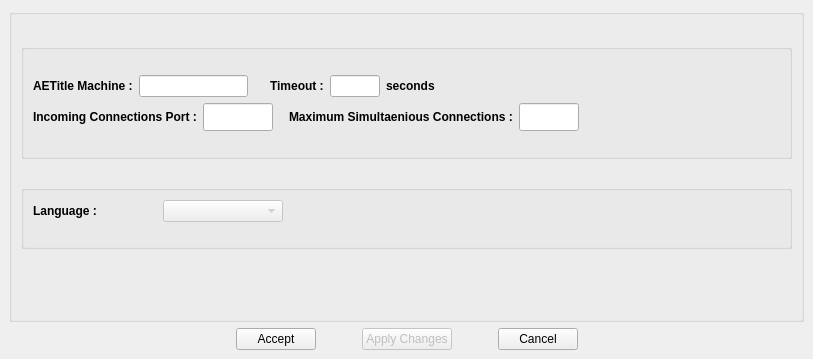
     <widget class="QWidget" name="TabPage_2" >
      <attribute name="title" >
       <string>Pacs Configuration</string>
      </attribute>
      <layout class="QGridLayout" >
       <property name="margin" >
        <number>9</number>
       </property>
       <property name="spacing" >
        <number>6</number>
       </property>
       <item row="0" column="0" >
        <widget class="QGroupBox" name="groupBox_6" >
         <property name="title" >
          <string/>
         </property>
         <layout class="QGridLayout" >
          <property name="margin" >
           <number>9</number>
          </property>
          <property name="spacing" >
           <number>6</number>
          </property>
          <item row="3" column="0" colspan="2" >
           <widget class="QGroupBox" name="groupBox_60" >
            <property name="title" >
             <string/>
            </property>
            <layout class="QGridLayout" >
             <property name="margin" >
              <number>9</number>
             </property>
             <property name="spacing" >
              <number>6</number>
             </property>
             <item row="1" column="0" >
              <spacer>
               <property name="orientation" >
                <enum>Qt::Vertical</enum>
               </property>
               <property name="sizeType" >
                <enum>QSizePolicy::Fixed</enum>
               </property>
               <property name="sizeHint" >
                <size>
                 <width>20</width>
                 <height>15</height>
                </size>
               </property>
              </spacer>
             </item>
             <item row="0" column="0" >
              <layout class="QHBoxLayout" >
               <property name="margin" >
                <number>0</number>
               </property>
               <property name="spacing" >
                <number>6</number>
               </property>
               <item>
                <layout class="QHBoxLayout" >
                 <property name="margin" >
                  <number>0</number>
                 </property>
                 <property name="spacing" >
                  <number>6</number>
                 </property>
                 <item>
                  <widget class="QLabel" name="textLabel9_2" >
                   <property name="sizePolicy" >
                    <sizepolicy>
                     <hsizetype>3</hsizetype>
                     <vsizetype>5</vsizetype>
                     <horstretch>0</horstretch>
                     <verstretch>0</verstretch>
                    </sizepolicy>
                   </property>
                   <property name="text" >
                    <string>&lt;b>Language :&lt;/b></string>
                   </property>
                  </widget>
                 </item>
                 <item>
                  <widget class="QComboBox" name="m_comboLanguage" >
                   <property name="enabled" >
                    <bool>false</bool>
                   </property>
                   <property name="minimumSize" >
                    <size>
                     <width>120</width>
                     <height>0</height>
                    </size>
                   </property>
                  </widget>
                 </item>
                 <item>
                  <spacer>
                   <property name="orientation" >
                    <enum>Qt::Horizontal</enum>
                   </property>
                   <property name="sizeType" >
                    <enum>QSizePolicy::Expanding</enum>
                   </property>
                   <property name="sizeHint" >
                    <size>
                     <width>40</width>
                     <height>20</height>
                    </size>
                   </property>
                  </spacer>
                 </item>
                </layout>
               </item>
               <item>
                <spacer>
                 <property name="orientation" >
                  <enum>Qt::Horizontal</enum>
                 </property>
                 <property name="sizeType" >
                  <enum>QSizePolicy::Expanding</enum>
                 </property>
                 <property name="sizeHint" >
                  <size>
                   <width>41</width>
                   <height>20</height>
                  </size>
                 </property>
                </spacer>
               </item>
              </layout>
             </item>
            </layout>
           </widget>
          </item>
          <item row="1" column="0" colspan="2" >
           <widget class="QGroupBox" name="groupBox" >
            <property name="title" >
             <string/>
            </property>
            <layout class="QGridLayout" >
             <property name="margin" >
              <number>9</number>
             </property>
             <property name="spacing" >
              <number>6</number>
             </property>
             <item row="2" column="0" >
              <layout class="QHBoxLayout" >
               <property name="margin" >
                <number>0</number>
               </property>
               <property name="spacing" >
                <number>6</number>
               </property>
               <item>
                <widget class="QLabel" name="textLabel6_5" >
                 <property name="sizePolicy" >
                  <sizepolicy>
                   <hsizetype>4</hsizetype>
                   <vsizetype>3</vsizetype>
                   <horstretch>0</horstretch>
                   <verstretch>0</verstretch>
                  </sizepolicy>
                 </property>
                 <property name="minimumSize" >
                  <size>
                   <width>120</width>
                   <height>0</height>
                  </size>
                 </property>
                 <property name="text" >
                  <string>&lt;b>Incoming Connections Port :&lt;/b></string>
                 </property>
                </widget>
               </item>
               <item>
                <widget class="QLineEdit" name="m_textLocalPort" >
                 <property name="maximumSize" >
                  <size>
                   <width>70</width>
                   <height>32767</height>
                  </size>
                 </property>
                 <property name="inputMask" >
                  <string>99999; </string>
                 </property>
                 <property name="maxLength" >
                  <number>5</number>
                 </property>
                </widget>
               </item>
               <item>
                <spacer>
                 <property name="orientation" >
                  <enum>Qt::Horizontal</enum>
                 </property>
                 <property name="sizeType" >
                  <enum>QSizePolicy::Fixed</enum>
                 </property>
                 <property name="sizeHint" >
                  <size>
                   <width>10</width>
                   <height>20</height>
                  </size>
                 </property>
                </spacer>
               </item>
               <item>
                <widget class="QLabel" name="textLabel7_5" >
                 <property name="sizePolicy" >
                  <sizepolicy>
                   <hsizetype>3</hsizetype>
                   <vsizetype>5</vsizetype>
                   <horstretch>0</horstretch>
                   <verstretch>0</verstretch>
                  </sizepolicy>
                 </property>
                 <property name="text" >
                  <string>&lt;b>Maximum Simultaenious Connections :&lt;/b></string>
                 </property>
                </widget>
               </item>
               <item>
                <widget class="QLineEdit" name="m_textMaxConnections" >
                 <property name="maximumSize" >
                  <size>
                   <width>60</width>
                   <height>32767</height>
                  </size>
                 </property>
                 <property name="inputMask" >
                  <string>99; </string>
                 </property>
                </widget>
               </item>
               <item>
                <spacer>
                 <property name="orientation" >
                  <enum>Qt::Horizontal</enum>
                 </property>
                 <property name="sizeType" >
                  <enum>QSizePolicy::Expanding</enum>
                 </property>
                 <property name="sizeHint" >
                  <size>
                   <width>201</width>
                   <height>28</height>
                  </size>
                 </property>
                </spacer>
               </item>
              </layout>
             </item>
             <item row="3" column="0" >
              <spacer>
               <property name="orientation" >
                <enum>Qt::Vertical</enum>
               </property>
               <property name="sizeHint" >
                <size>
                 <width>20</width>
                 <height>16</height>
                </size>
               </property>
              </spacer>
             </item>
             <item row="1" column="0" >
              <layout class="QHBoxLayout" >
               <property name="margin" >
                <number>0</number>
               </property>
               <property name="spacing" >
                <number>6</number>
               </property>
               <item>
                <widget class="QLabel" name="textLabel3_8" >
                 <property name="text" >
                  <string>&lt;b>AETitle Machine :&lt;/b></string>
                 </property>
                </widget>
               </item>
               <item>
                <widget class="QLineEdit" name="m_textAETitleMachine" >
                 <property name="sizePolicy" >
                  <sizepolicy>
                   <hsizetype>7</hsizetype>
                   <vsizetype>7</vsizetype>
                   <horstretch>0</horstretch>
                   <verstretch>0</verstretch>
                  </sizepolicy>
                 </property>
                 <property name="maximumSize" >
                  <size>
                   <width>160</width>
                   <height>32767</height>
                  </size>
                 </property>
                </widget>
               </item>
               <item>
                <spacer>
                 <property name="orientation" >
                  <enum>Qt::Horizontal</enum>
                 </property>
                 <property name="sizeType" >
                  <enum>QSizePolicy::Fixed</enum>
                 </property>
                 <property name="sizeHint" >
                  <size>
                   <width>16</width>
                   <height>20</height>
                  </size>
                 </property>
                </spacer>
               </item>
               <item>
                <widget class="QLabel" name="textLabel5_5" >
                 <property name="text" >
                  <string>&lt;b>Timeout :&lt;/b></string>
                 </property>
                </widget>
               </item>
               <item>
                <widget class="QLineEdit" name="m_textTimeout" >
                 <property name="maximumSize" >
                  <size>
                   <width>50</width>
                   <height>32767</height>
                  </size>
                 </property>
                 <property name="inputMask" >
                  <string>99; </string>
                 </property>
                 <property name="maxLength" >
                  <number>2</number>
                 </property>
                </widget>
               </item>
               <item>
                <widget class="QLabel" name="textLabel8_5" >
                 <property name="text" >
                  <string>&lt;b>seconds&lt;/b></string>
                 </property>
                </widget>
               </item>
               <item>
                <spacer>
                 <property name="orientation" >
                  <enum>Qt::Horizontal</enum>
                 </property>
                 <property name="sizeType" >
                  <enum>QSizePolicy::Expanding</enum>
                 </property>
                 <property name="sizeHint" >
                  <size>
                   <width>345</width>
                   <height>20</height>
                  </size>
                 </property>
                </spacer>
               </item>
              </layout>
             </item>
             <item row="0" column="0" >
              <spacer>
               <property name="orientation" >
                <enum>Qt::Vertical</enum>
               </property>
               <property name="sizeHint" >
                <size>
                 <width>20</width>
                 <height>16</height>
                </size>
               </property>
              </spacer>
             </item>
            </layout>
           </widget>
          </item>
          <item row="0" column="1" >
           <spacer>
            <property name="orientation" >
             <enum>Qt::Vertical</enum>
            </property>
            <property name="sizeType" >
             <enum>QSizePolicy::Fixed</enum>
            </property>
            <property name="sizeHint" >
             <size>
              <width>20</width>
              <height>20</height>
             </size>
            </property>
           </spacer>
          </item>
          <item row="4" column="0" >
           <spacer>
            <property name="orientation" >
             <enum>Qt::Vertical</enum>
            </property>
            <property name="sizeHint" >
             <size>
              <width>20</width>
              <height>61</height>
             </size>
            </property>
           </spacer>
          </item>
          <item row="2" column="0" >
           <spacer>
            <property name="orientation" >
             <enum>Qt::Vertical</enum>
            </property>
            <property name="sizeType" >
             <enum>QSizePolicy::Fixed</enum>
            </property>
            <property name="sizeHint" >
             <size>
              <width>20</width>
              <height>20</height>
             </size>
            </property>
           </spacer>
          </item>
         </layout>
        </widget>
       </item>
       <item row="1" column="0" >
        <widget class="QWidget" name="layoutWidget_5" >
         <layout class="QHBoxLayout" >
          <property name="margin" >
           <number>0</number>
          </property>
          <property name="spacing" >
           <number>6</number>
          </property>
          <item>
           <spacer>
            <property name="orientation" >
             <enum>Qt::Horizontal</enum>
            </property>
            <property name="sizeType" >
             <enum>QSizePolicy::Expanding</enum>
            </property>
            <property name="sizeHint" >
             <size>
              <width>81</width>
              <height>20</height>
             </size>
            </property>
           </spacer>
          </item>
          <item>
           <widget class="QPushButton" name="m_buttonAcceptPacs" >
            <property name="toolTip" >
             <string>Save changes and close the configuration window </string>
            </property>
            <property name="text" >
             <string>Accept</string>
            </property>
           </widget>
          </item>
          <item>
           <spacer>
            <property name="orientation" >
             <enum>Qt::Horizontal</enum>
            </property>
            <property name="sizeType" >
             <enum>QSizePolicy::Fixed</enum>
            </property>
            <property name="sizeHint" >
             <size>
              <width>40</width>
              <height>20</height>
             </size>
            </property>
           </spacer>
          </item>
          <item>
           <widget class="QPushButton" name="m_buttonApplyPacs" >
            <property name="enabled" >
             <bool>false</bool>
            </property>
            <property name="toolTip" >
             <string>Apply changes</string>
            </property>
            <property name="layoutDirection" >
             <enum>Qt::RightToLeft</enum>
            </property>
            <property name="text" >
             <string>Apply Changes</string>
            </property>
           </widget>
          </item>
          <item>
           <spacer>
            <property name="orientation" >
             <enum>Qt::Horizontal</enum>
            </property>
            <property name="sizeType" >
             <enum>QSizePolicy::Fixed</enum>
            </property>
            <property name="sizeHint" >
             <size>
              <width>40</width>
              <height>20</height>
             </size>
            </property>
           </spacer>
          </item>
          <item>
           <widget class="QPushButton" name="m_buttonCancelPacs" >
            <property name="layoutDirection" >
             <enum>Qt::RightToLeft</enum>
            </property>
            <property name="text" >
             <string>Cancel</string>
            </property>
           </widget>
          </item>
          <item>
           <spacer>
            <property name="orientation" >
             <enum>Qt::Horizontal</enum>
            </property>
            <property name="sizeType" >
             <enum>QSizePolicy::Expanding</enum>
            </property>
            <property name="sizeHint" >
             <size>
              <width>21</width>
              <height>20</height>
             </size>
            </property>
           </spacer>
          </item>
         </layout>
        </widget>
       </item>
      </layout>
     </widget>
